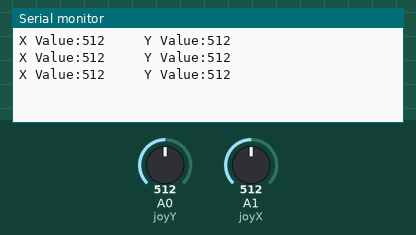
This sketch was run on a simulated Arduino Uno, built with avr-gcc and run on an emulated ATmega328P. Shown: the last lines printed to the serial monitor. The test bench sets the inputs (shaded band); at power-on: A0 (joyY) = 512, A1 (joyX) = 512.

Above: at 1.3 s.
1.4 s: A0 (joyY) set to 716
At 1.9 s:
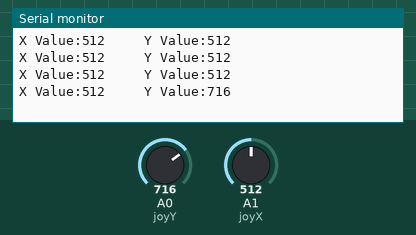
2.9 s: A1 (joyX) set to 716
At 3.4 s:
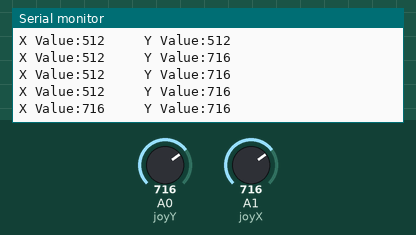
4.4 s: A0 (joyY) set to 900
At 4.9 s:
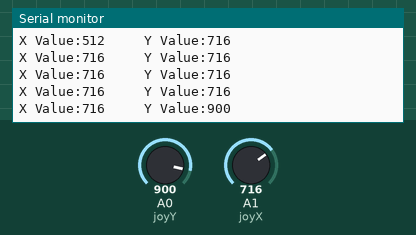
5.9 s: A1 (joyX) set to 900
At 6.4 s:
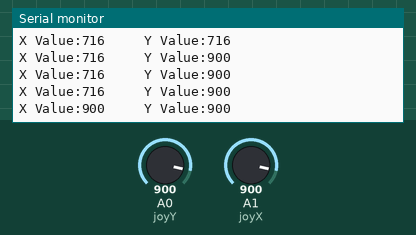
Timing chart, 0 to 8.4 s (numbered marks = the images above; inputs shaded):
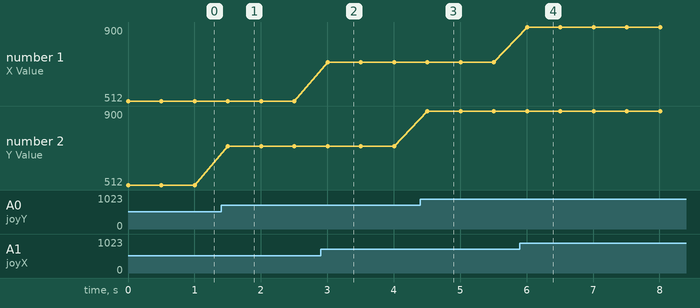

The sketch:

Joystick_Check.ino
```cpp
// Joystick x- and y- axes are connected to A1 and A0 analog pins of Arduino.
int joyX = A1; //  X - axis of Joystick
int joyY = A0; // y - axis of Joystick
int x, y;

void setup()
{
  Serial.begin(9600);
}

void loop()
{
  x = analogRead(joyX);    // y value btwn 0 and 1023)
  y = analogRead(joyY);    // x value btwn 0 and 1023)

  Serial.print("X Value:");
  Serial.print(x);
  Serial.print("     Y Value:");
  Serial.println(y);
  delay(500);
}
```

Measured:
- after the input at 1.4 s, the serial monitor: prints a new line after 0.10 s (image 1)
- after the input at 2.9 s, the serial monitor: prints a new line after 0.10 s (image 2)
- after the input at 4.4 s, the serial monitor: prints a new line after 0.11 s (image 3)
- after the input at 5.9 s, the serial monitor: prints a new line after 0.11 s (image 4)
- plotted number 2: 512 → 716 after the input at 1.4 s, 716 → 900 after the input at 4.4 s
